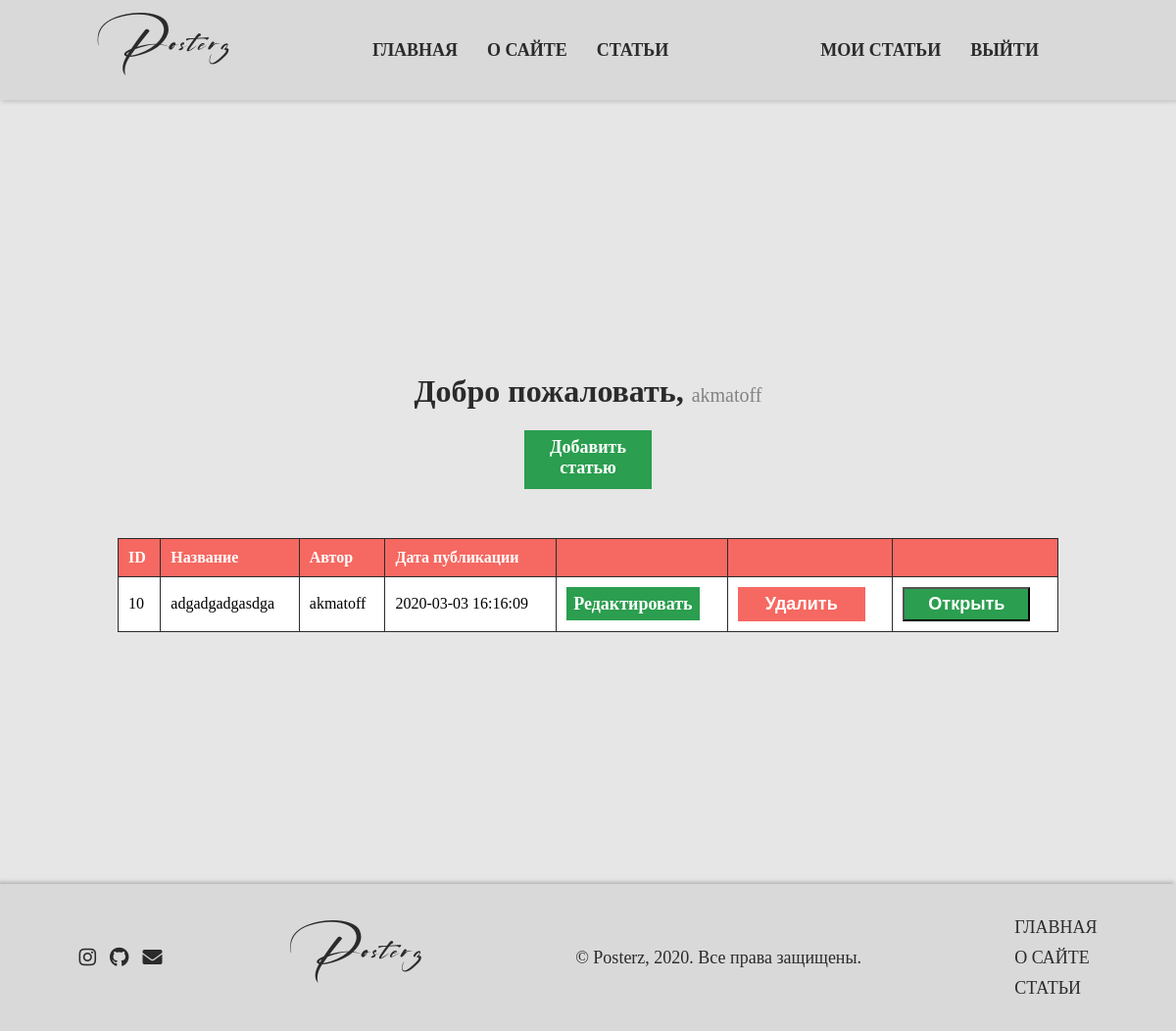
/dashboard (signed in), run on the app's committed database.
### tables this page shows
CREATE TABLE articles(
  id INTEGER PRIMARY KEY AUTOINCREMENT,
  cover varchar(120),
  title varchar(100),
  body TEXT,
  author varchar(80),
  create_date TIMESTAMP DEFAULT CURRENT_TIMESTAMP NOT NULL
);

### app.py (the view)
@app.route('/dashboard', methods=['GET', 'POST'])
@is_logged_in
def dashboard():
  con = sqlite3.connect('posterz.db')
  con.row_factory = sqlite3.Row
  cur = con.cursor()
  cur.execute("SELECT * FROM articles")
  articles = cur.fetchall()
  if len(articles) > 0:
    return render_template('dashboard.html', articles=articles)
  else:
    msg = 'У вас еще нет статьей.'
    return render_template('dashboard.html', msg=msg)

### app.py (called while the page is built)
def is_logged_in(f):
  @wraps(f)
  def wrap(*args, **kwargs):
    if 'logged_in' in session:
      return f(*args, **kwargs)
    else:
      flash('Вы не авторизованы, пожалуйста авторизуйтесь!')
      return redirect(url_for('login'))
  return wrap

### templates/dashboard.html (shortened to what this page needs)
{% extends 'layout.html' %}
{% block content %}
    <div id="container">
        <h1 id="header-text">Добро пожаловать, <small>{{session.username}}</small></h1>
        <a id="add-button" href="/add_article">Добавить статью</a>
        <table id="table">
            <tr>
                <th>ID</th>
                <th>Название</th>
                <th>Автор</th>
                <th>Дата публикации</th>
                <th></th>
                <th></th>
                <th></th>
            </tr>
            {% for article in articles %}
                {% if session['username'] == article.author %}
                    <tr>
                        <td>{{article.id}}</td>
                        <td>{{article.title}}</td>
                        <td>{{article.author}}</td>
                        <td>{{article.create_date}}</td>
                        <td><a id="add-button" href="edit_article/{{article.id}}">Редактировать</a></td>
                        <td>
                            <form action="{{url_for('delete_article', id=article.id)}}" method="POST" id="delete-form">
                                <input type="submit" value="Удалить" id="delete-button" onclick="deleteArticleWarning()">
                            </form>
                        </td>
                        <td>
                            <button type="button" id="link-button"><a href="article/{{article.id}}">Открыть</a></button>
                        </td>
                    </tr>
                {%  endif %}
            {% endfor %}
        </table>
    </div>
{% endblock %}

### static/css/style.css (style rules this page uses)
* { box-sizing: border-box; }
body { margin: 0; padding: 0; font-family: San Francisco; display: flex; align-items: center; justify-items: center; flex-direction: column; background-color: #e6e6e6; }
#container { display: flex; width: 100%; min-height: 100vh; justify-content: center; align-self: center; align-items: center; flex-direction: column; padding: 20px 0; }
#header-text { color: #2b2b2b; font-weight: bold; text-align: center; }
#add-button { width: 130px; height: 60px; background-color: #2b9e4f; color: white; text-decoration: none; padding: 7px; font-size: 18px; font-weight: bold; text-align: center; transition: ease-in 0.2s; }
#delete-button { width: 130px; height: 35px; border: none; background-color: #f56962; color: white; text-decoration: none; padding: 7px; font-size: 18px; font-weight: bold; text-align: center; transition: ease-in 0.2s; cursor: pointer; }
#table { margin-top: 50px; width: 80%; height: 60px; border: 1px #2b2b2b solid; border-collapse: collapse; }
th { background-color: #f56962; color: white; }
td { background-color: white; }
th, td { text-align: left; vertical-align: center; padding: 10px; border: 1px #2b2b2b solid; }
#link-button { width: 130px; height: 35px; background-color: #2b9e4f; color: white; text-decoration: none; padding: 7px; font-size: 18px; font-weight: bold; text-align: center; transition: ease-in 0.2s; display: flex; align-items: center; justify-content: center; }
#link-button a { color: white; text-decoration: none; }
small { color: #828282; font-size: 20px; font-weight: 100; text-align: center; }

### data on the page
articles: username "akmatoff", id "10", title "adgadgadgasdga", author "akmatoff", create_date "2020-03-03 16:16:09"
